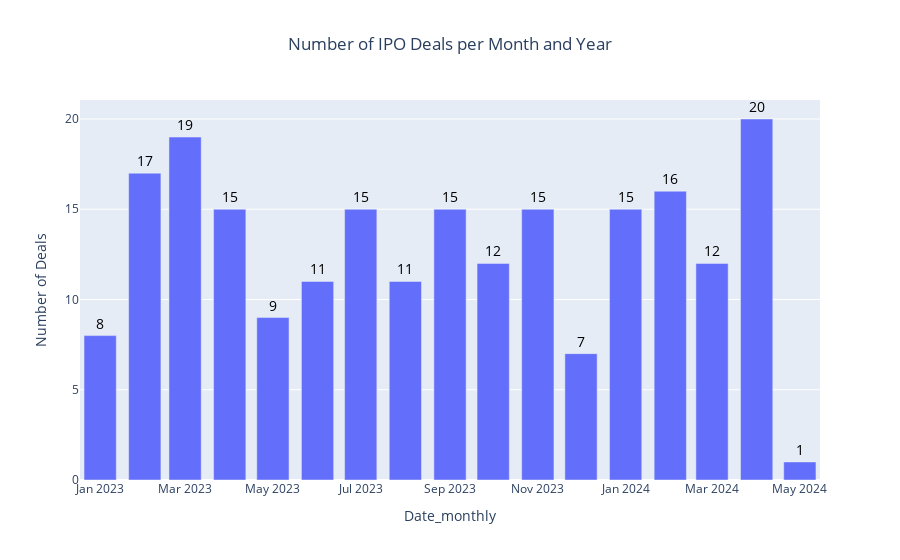

Notebook source saved alongside this figure:
### Code cell
# some visualisation: bar chart using Plotly Express
import plotly.express as px

# Truncate to the first day in the month - for Bar names
stacked_ipos_df['Date_monthly'] = stacked_ipos_df['IPO Date'].dt.to_period('M').dt.to_timestamp()

# Count the number of deals for each month and year
monthly_deals = stacked_ipos_df['Date_monthly'].value_counts().reset_index().sort_values(by='Date_monthly')
monthly_deals.columns = ['Date_monthly', 'Number of Deals']

# Plotting the bar chart using Plotly Express
fig = px.bar(monthly_deals,
             x='Date_monthly',
             y='Number of Deals',
             labels={'Month_Year': 'Month and Year', 'Number of Deals': 'Number of Deals'},
             title='Number of IPO Deals per Month and Year',
             text='Number of Deals'
             )
fig.update_traces(textposition='outside', # Position the text outside the bars
                  textfont=dict(color='black',size=14), # Adjust the font size of the text
                  )
fig.update_layout(title_x=0.5) # Center the title

fig.show()

### Figure 1 — Plotly figure (JSON) as saved in the notebook; plotly's stock layout.template omitted (floating-point values rounded to 4 significant figures)
{"data": [{"alignmentgroup": "True", "hovertemplate": "Date_monthly=%{x}<br>Number of Deals=%{text}<extra></extra>", "legendgroup": "", "marker": {"color": "#636efa", "pattern": {"shape": ""}}, "name": "", "offsetgroup": "", "orientation": "v", "showlegend": false, "text": [8, 17, 19, 15, 9, 11, 15, 11, 15, 12, 15, 7, 15, 16, 12, 20, 1], "textfont": {"color": "black", "size": 14}, "textposition": "outside", "type": "bar", "x": ["2023-01-01T00:00:00", "2023-02-01T00:00:00", "2023-03-01T00:00:00", "2023-04-01T00:00:00", "2023-05-01T00:00:00", "2023-06-01T00:00:00", "2023-07-01T00:00:00", "2023-08-01T00:00:00", "2023-09-01T00:00:00", "2023-10-01T00:00:00", "2023-11-01T00:00:00", "2023-12-01T00:00:00", "2024-01-01T00:00:00", "2024-02-01T00:00:00", "2024-03-01T00:00:00", "2024-04-01T00:00:00", "2024-05-01T00:00:00"], "xaxis": "x", "y": [8, 17, 19, 15, 9, 11, 15, 11, 15, 12, 15, 7, 15, 16, 12, 20, 1], "yaxis": "y"}], "layout": {"barmode": "relative", "legend": {"tracegroupgap": 0}, "title": {"text": "Number of IPO Deals per Month and Year", "x": 0.5}, "xaxis": {"anchor": "y", "domain": [0, 1], "title": {"text": "Date_monthly"}}, "yaxis": {"anchor": "x", "domain": [0, 1], "title": {"text": "Number of Deals"}}}}
